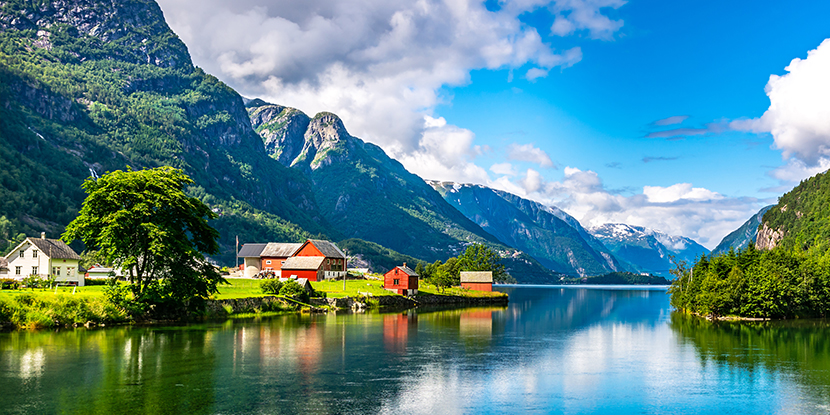
#> input picture DijitalGoruntuIsleme/images/manzara.jpg, 830 x 415 px
$ python main.py
#> lines starting #> are read from the running program, lines starting #| are printed output that depends on the picture
# kutuphanelerin eklenmesi
import cv2
import numpy as np

# resim yolunun eklenmesi
img_path = "./images/manzara.jpg"

# resmin matris haline getirilmesi
img = cv2.imread(img_path)
#> img is the input picture: shape (415, 830, 3); mean B, G, R 140.1, 134.1, 88.2

# RGB kanallarının gösterilmesi
# yukseklik, genislik, kanal sayisi
print("goruntu kanallarinın degeri: ",img.shape)    #(415, 830, 3)
#| goruntu kanallarinın degeri:  (415, 830, 3)

# renk scalalarının minimum ve maksimum kısmını gösteriyor
print("Minimum: ", np.min(img))     # 0
#| Minimum:  0
print("Maksimum: ", np.max(img))    # 255
#| Maksimum:  255

# belirli bir pikselin RGB değerleri
print("Resim R kanalı degeri: ", img[0,0,2]) #(0,0) pikselinin R(2) kanal degeri
#| Resim R kanalı degeri:  10
print("Resim G kanalı degeri: ", img[0,0,1]) #(0,0) pikselinin G(1) kanal degeri
#| Resim G kanalı degeri:  50
print("Resim B kanalı degeri: ", img[0,0,0]) #(0,0) pikselinin B(0) kanal degeri
#| Resim B kanalı degeri:  62


# belirli bir bölgeden resim alıp yazdirmak
satir_baslangic = 210
sutun_baslangic = 210
satir_bitis = 300
sutun_bitis = 360

img_kesilen = img[satir_baslangic:satir_bitis, sutun_baslangic:sutun_bitis]
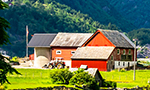
#> img_kesilen: shape (90, 150, 3); mean B, G, R 81.2, 115.1, 100.9

# secilen bolgenin ekranda gosterilmesi
cv2.imshow("kesilen alan", img_kesilen)
cv2.waitKey(0)
cv2.destroyAllWindows()

# secilen bolgenin RGB kadnal degerleri
img_kesilen_R = img_kesilen[:,:,2] # kesilen tum bolgenin R kanali degerleri
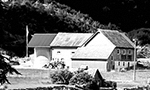
#> img_kesilen_R: shape (90, 150); min 0, max 255, mean 100.9
img_kesilen_G = img_kesilen[:,:,1] # kesilen tum bolgenin G kanali degerleri
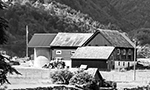
#> img_kesilen_G: shape (90, 150); min 0, max 255, mean 115.1
img_kesilen_B = img_kesilen[:,:,0] # kesilen tum bolgenin B kanali degerleri
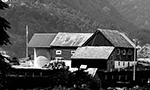
#> img_kesilen_B: shape (90, 150); min 0, max 255, mean 81.2

cv2.imshow("Secilen alanın R kanalı degerleri: ", img_kesilen_R) #secilen alanın R kanalı üzerinden gorunumu
cv2.waitKey(0)
cv2.destroyAllWindows()

# resmi siyah beyaz a cevirmek
img_grayscale = cv2.imread(img_path,0) # 0 demek siyah beyaz olarak gostermek ıcım RGB ortalamasını alır
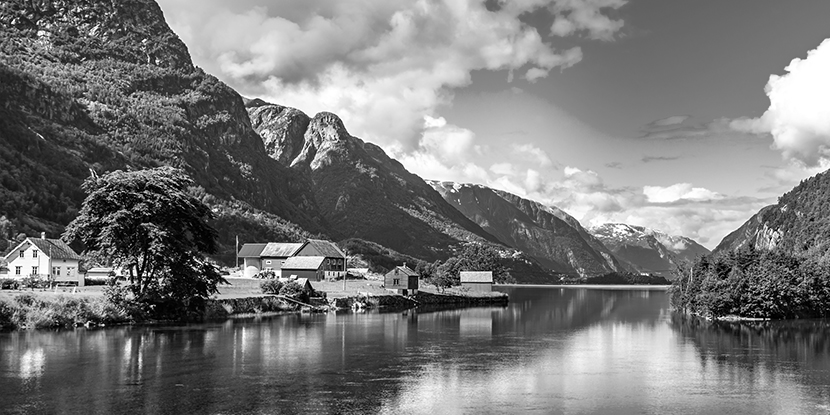
#> img_grayscale: shape (415, 830); min 0, max 255, mean 121.1

# siyah beyaz'a cevirilen resmin RGB kanal sayisi
print(img_grayscale.shape) #(415, 830)
#| (415, 830)

# siyah beyaz'a cevirilen goruntunun gosterilmesi
cv2.imshow("siyah beyaz alan", img_grayscale)
cv2.waitKey(0)
cv2.destroyAllWindows()
